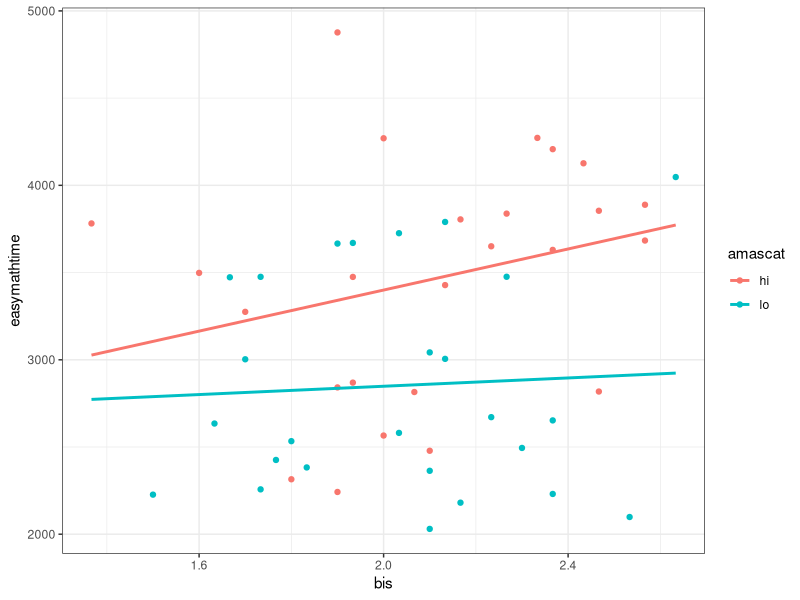
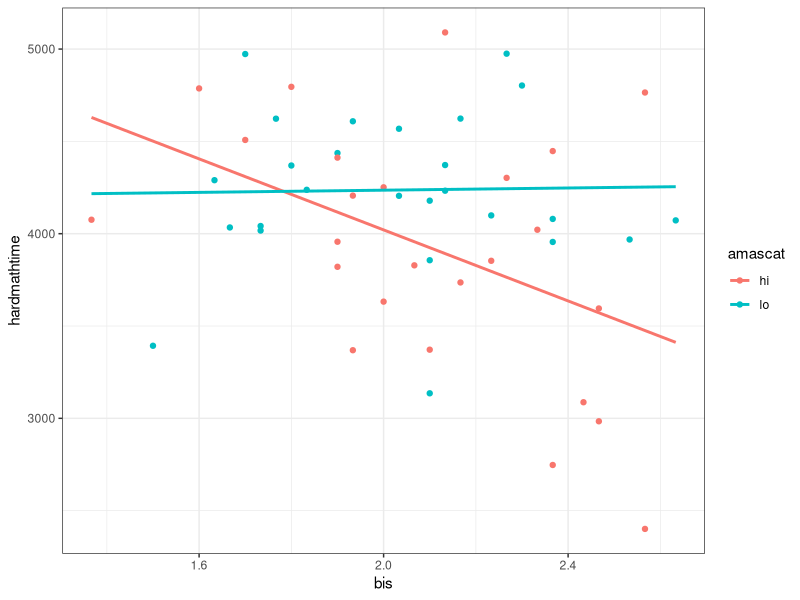
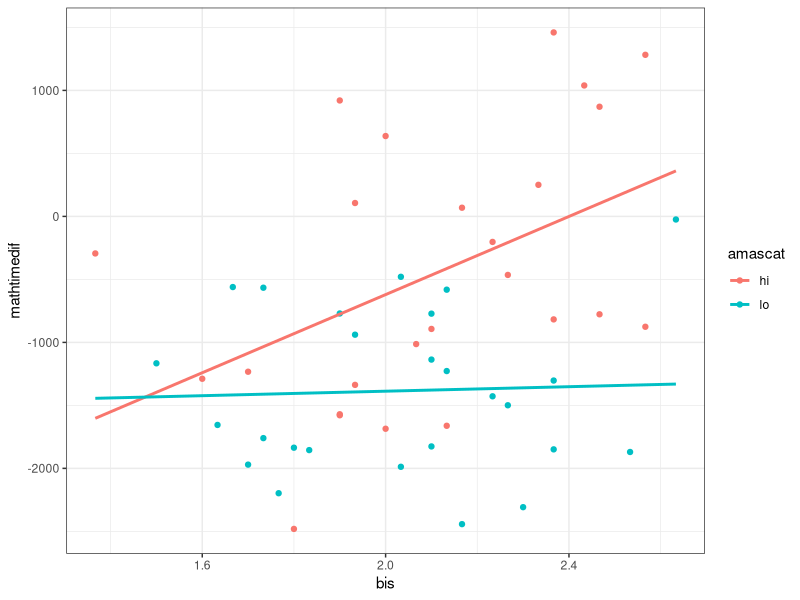

Recreate these plots in R, in order.
setwd("C:/Users/midlo/Dropbox/RESEARCH/manuscripts/mathanxiety.impulsivity01/data/04.bis.amas.splits")
library(dplyr)
library(tidyr)
library(ggplot2)
library(stringr)

data<-read.csv("splitdata.20190903.csv", header=T)

pdf("bisvtimebyamas.pdf")
ggplot(data, aes(x=bis, y=easymathtime, color=amascat))+
  geom_point()+
  geom_smooth(method="lm", se=F, fullrange=T)+
  theme_bw()

ggplot(data, aes(x=bis, y=hardmathtime, color=amascat))+
  geom_point()+
  geom_smooth(method="lm", se=F, fullrange=T)+
  theme_bw()

ggplot(data, aes(x=bis, y=mathtimedif, color=amascat))+
  geom_point()+
  geom_smooth(method="lm", se=F, fullrange=T)+
  theme_bw()
dev.off()

bissplit<-data %>%
  mutate(biscat=ifelse(bis>median(bis, na.rm=T),"hi", ifelse(bis<=median(bis, na.rm=T),"lo"," ")))

write.csv(bissplit,"bis.amas.split.csv", row.names=F)